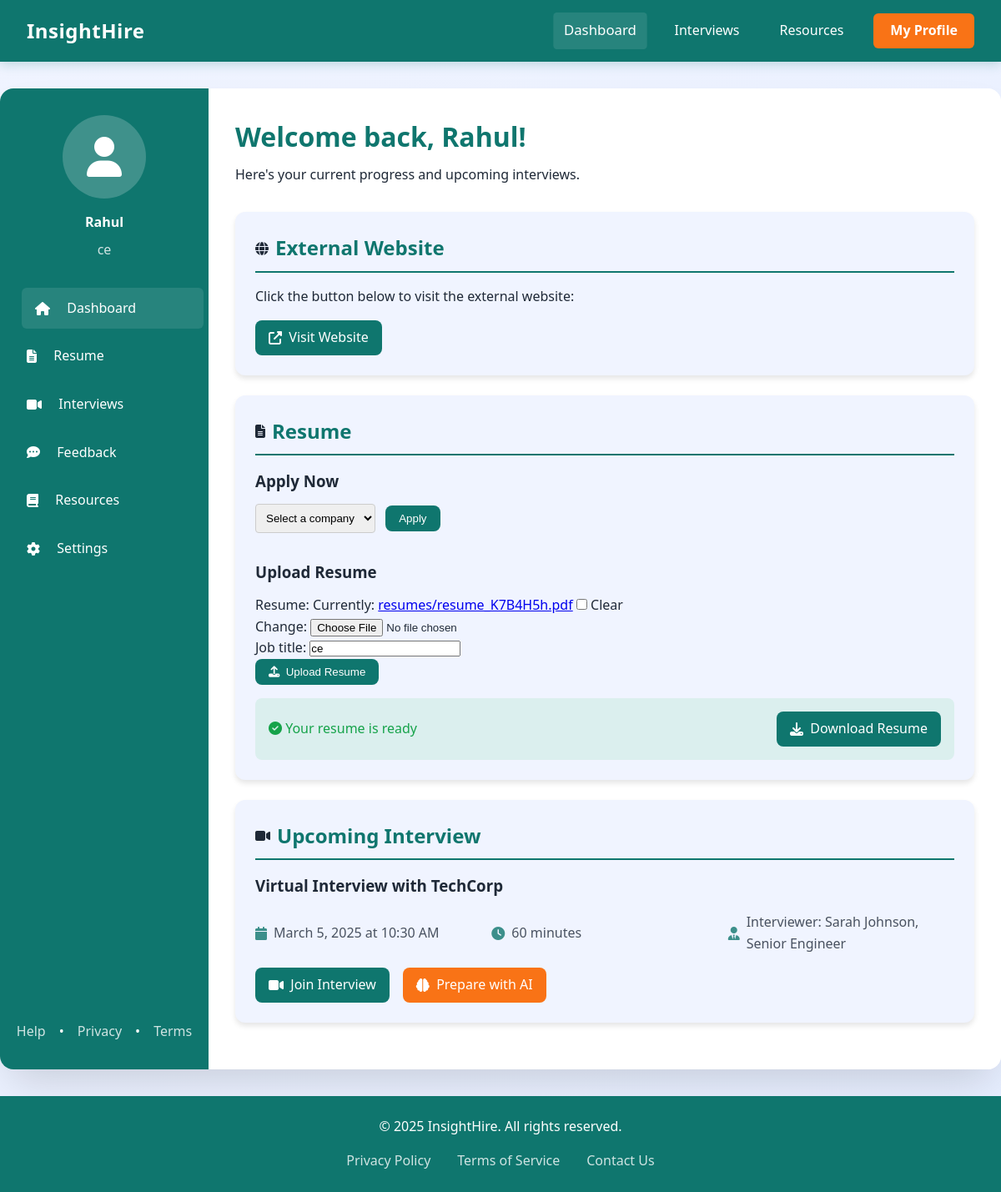
Before: /candidate/dashboard/ (signed in) with the older database file.
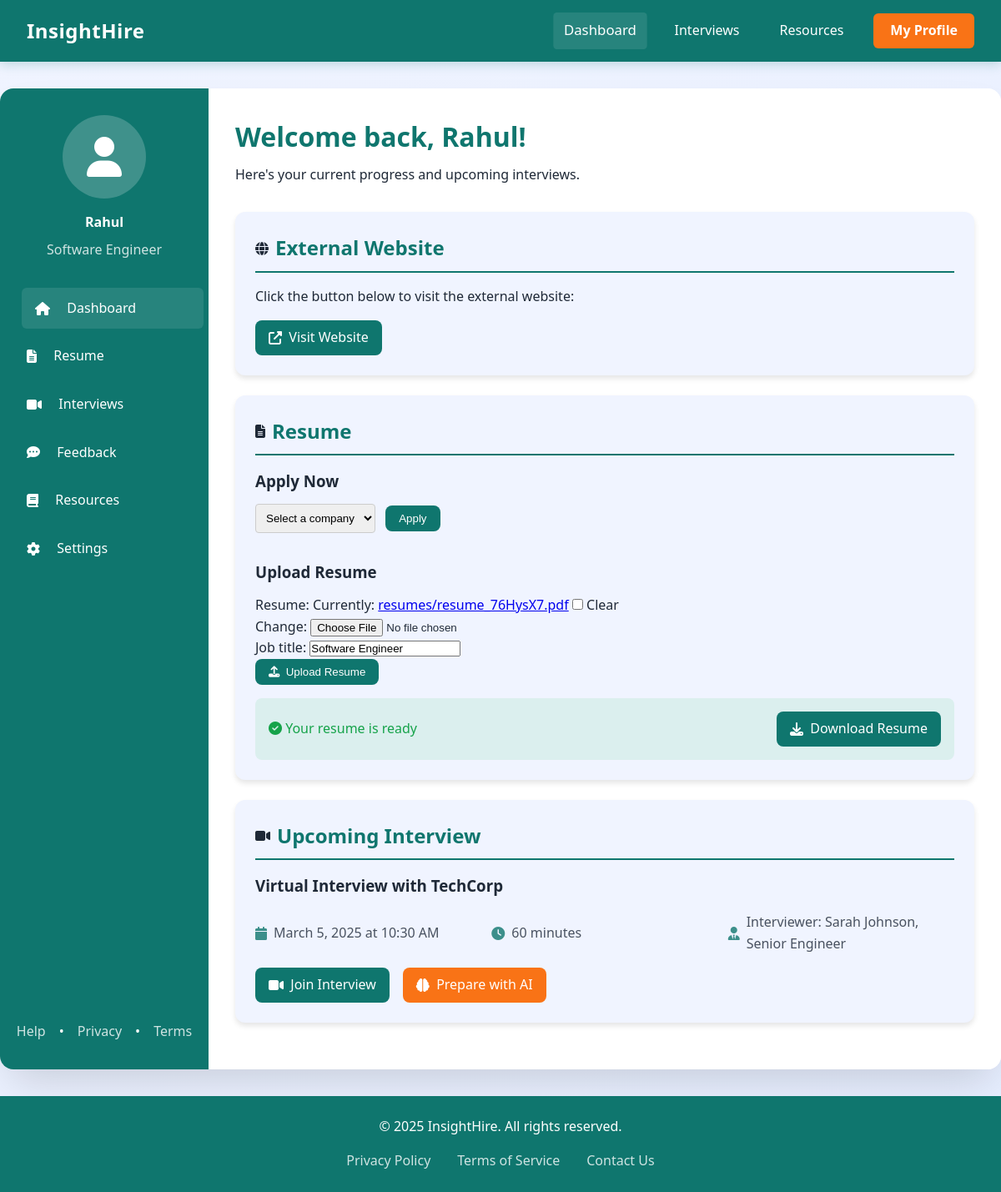
After: the same page with the newer database file.
### candidates/models.py (models this page shows, shortened)
class CandidateProfile(models.Model):
    user = models.OneToOneField(User, on_delete=models.CASCADE)
    resume = models.FileField(upload_to='resumes/', blank=True, null=True)
    linkedin_profile = models.URLField(blank=True, null=True)  # New field
    github_profile = models.URLField(blank=True, null=True)  # New field
    address = models.TextField(blank=True, null=True)  # New field
    skills = models.CharField(max_length=500, blank=True, null=True)  # New field
    experience = models.CharField(max_length=255, blank=True, null=True)  # New field
    company_applied = models.CharField(max_length=255, blank=True, null=True)
    meeting_link = models.URLField(blank=True, null=True)
    job_title = models.CharField(max_length=255, blank=True, null=True)
    audio_file = models.FileField(upload_to="interview_audio/", blank=True, null=True)
    video_file = models.FileField(upload_to="interview_videos/", blank=True, null=True)
    emotion_analysis = models.TextField(blank=True, null=True)
    overall_report = models.TextField(blank=True, null=True)
    hiring_recommendation = models.FloatField(blank=True, null=True)
    application_status = models.CharField(
        max_length=10,
        choices=[('Pending', 'Pending'), ('Accepted', 'Accepted'), ('Rejected', 'Rejected')],
        default='Pending'
    )

### candidates/views.py (the view)
# urls.py: path('dashboard/', candidate_dashboard, name='candidate_dashboard'),
@login_required
def candidate_dashboard(request):
    candidate_profile, created = CandidateProfile.objects.get_or_create(user=request.user)
    companies = InterviewerProfile.objects.values_list('company_name', flat=True).distinct()
    if request.method == "POST":
        if 'apply_now' in request.POST:
            company_name = request.POST.get('company_name')
            candidate_profile.company_applied = company_name
            candidate_profile.save()
            return redirect('candidate_dashboard')
        elif 'upload_resume' in request.POST:
            form = ResumeUploadForm(request.POST, request.FILES, instance=candidate_profile)
            if form.is_valid():
                form.save()
                return redirect('candidate_dashboard')
    else:
        form = ResumeUploadForm(instance=candidate_profile)
    return render(request, 'candidates/dashboard.html', {
        'candidate_profile': candidate_profile,
        'form': form,
        'companies': companies,
    })

### candidates/forms.py
class ResumeUploadForm(forms.ModelForm):
    class Meta:
        model = CandidateProfile
        fields = ['resume', 'job_title']  # Added job_title field
        widgets = {
            'resume': forms.ClearableFileInput(attrs={'required': False}),  # Optional field
        }

### candidates/templates/candidates/dashboard.html (shortened to what this page needs)
<!DOCTYPE html>
<html lang="en">
<head>
    <link href="https://cdnjs.cloudflare.com/ajax/libs/font-awesome/6.5.1/css/all.min.css" rel="stylesheet">
</head>
<body>
    <nav>
        <div class="nav-container">
            <a href="/" class="logo">
                <span class="logo-text">InsightHire</span>
            </a>
            <div class="nav-links">
                <a href="/notfound/" class="active">Dashboard</a>
                <a href="/notfound/">Interviews</a>
                <a href="/notfound/">Resources</a>
                <a href="{% url 'candidate_profile' %}" class="profile-btn">My Profile</a>
            </div>
        </div>
    </nav>
    <div class="main-content">
        <div class="container">
            <div class="sidebar">
                <div class="user-info">
                    <div class="user-avatar">
                        <i class="fas fa-user"></i>
                    </div>
                    <div>
                        <div class="user-name">{{ request.user.get_full_name|default:request.user.username }}</div>
                        <div class="user-role">{{ candidate_profile.job_title|default:"Not Provided" }}</div>
                    </div>
                </div>
                <ul class="nav-menu">
                    <li><a href="/notfound/" class="active"><i class="fas fa-home"></i>&nbsp; Dashboard</a></li>
                    <li><a href="/notfound/"><i class="fas fa-file-alt"></i>&nbsp; Resume</a></li>
                    <li><a href="/notfound/"><i class="fas fa-video"></i>&nbsp; Interviews</a></li>
                    <li><a href="/notfound/"><i class="fas fa-comment-dots"></i>&nbsp; Feedback</a></li>
                    <li><a href="/notfound/"><i class="fas fa-book"></i>&nbsp; Resources</a></li>
                    <li><a href="/notfound/"><i class="fas fa-cog"></i>&nbsp; Settings</a></li>
                </ul>
                <div class="footer-links" style="margin-top: auto; padding-top: 2rem;">
                    <a href="/contact/">Help</a> •
                    <a href="/privacy/">Privacy</a> •
                    <a href="/terms/">Terms</a>
                </div>
            </div>
            <div class="dashboard-content">
                <div class="dashboard-header">
                    <h1>Welcome back, {{ request.user.get_full_name|default:request.user.username }}!</h1>
                    <p>Here's your current progress and upcoming interviews.</p>
                </div>
                <div class="card">
                    <div class="card-header">
                        <i class="fas fa-globe"></i>
                        <h2>External Website</h2>
                    </div>
                    <p>Click the button below to visit the external website:</p>
                    <a href="http://localhost:3000" target="_blank" class="btn" style="margin-top: 1rem;">
                        <i class="fas fa-external-link-alt"></i>&nbsp; Visit Website
                    </a>
                </div>
                <div class="card">
                    <div class="card-header">
                        <i class="fas fa-file-alt"></i>
                        <h2>Resume</h2>
                    </div>
                    <div class="apply-now">
                        <h3 style="margin-bottom: 0.75rem;">Apply Now</h3>
                        <form method="post">
                            <select name="company_name" required>
                                <option value="">Select a company</option>
                            </select>
                            <button type="submit" name="apply_now" class="btn">Apply</button>
                        </form>
                    </div>
                    <form method="post" enctype="multipart/form-data" class="resume-upload">
                        <div class="form-group">
                            <h3 style="margin-bottom: 0.75rem;">Upload Resume</h3>
                            {{ form.as_p }}
                            <button type="submit" name="upload_resume" class="btn">
                                <i class="fas fa-upload"></i>&nbsp; Upload Resume
                            </button>
                        </div>
                    </form>
                    {% if candidate_profile.resume %}
                    <div class="resume-info">
                        <p><i class="fas fa-check-circle"></i> Your resume is ready</p>
                        <a href="{% url 'download_resume' candidate_profile.user.id %}" class="btn">
                            <i class="fas fa-download"></i>&nbsp; Download Resume
                        </a>
                    </div>
                    {% else %}
                    <div class="no-resume">
                        <p>You haven't uploaded a resume yet.</p>
                    </div>
                    {% endif %}
                </div>
                <div class="card">
                    <div class="card-header">
                        <i class="fas fa-video"></i>
                        <h2>Upcoming Interview</h2>
                    </div>
                    {% if candidate_profile.meeting_link %}
                    <div class="interview-info">
                        <h3>Virtual Interview with TechCorp</h3>
                        <div class="interview-details">
                            <div class="interview-detail">
                                <i class="fas fa-calendar"></i>
                                <span>March 5, 2025 at 10:30 AM</span>
                            </div>
                            <div class="interview-detail">
                                <i class="fas fa-clock"></i>
                                <span>60 minutes</span>
                            </div>
                            <div class="interview-detail">
                                <i class="fas fa-user-tie"></i>
                                <span>Interviewer: Sarah Johnson, Senior Engineer</span>
                            </div>
                        </div>
                        <div class="interview-actions">
                            <a href="{{ candidate_profile.meeting_link }}" class="btn join-interview" target="_blank">
                                <i class="fas fa-video"></i>&nbsp; Join Interview
                            </a>
                            <a href="/prepare/1234/" class="btn btn-secondary" style="margin-left: 1rem;">
                                <i class="fas fa-brain"></i>&nbsp; Prepare with AI
                            </a>
                        </div>
                    </div>
                    {% else %}
                    <div class="no-interview">
                        <i class="fas fa-calendar-times" style="color: #9ca3af; font-size: 1.5rem; margin-bottom: 0.5rem;"></i>
                        <p>You don't have any interviews scheduled. Complete your profile to start receiving interview requests.</p>
                    </div>
                    {% endif %}
                </div>
            </div>
        </div>
    </div>
    <footer>
        <div class="footer-content">
            <p>&copy; 2025 InsightHire. All rights reserved.</p>
            <div class="footer-links">
                <a href="/privacy/">Privacy Policy</a>
                <a href="/terms/">Terms of Service</a>
                <a href="/contact/">Contact Us</a>
            </div>
        </div>
    </footer>
</body>
</html>

Changed rows visible on the page:
changed CandidateProfile: job_title "ce" → "Software Engineer"
Other visible differences:
text no longer shown: "Resume: Currently: resumes/resume_K7B4H5h.pdf Clear Change: Job title:"
text now shown: "Resume: Currently: resumes/resume_76HysX7.pdf Clear Change: Job title:"
